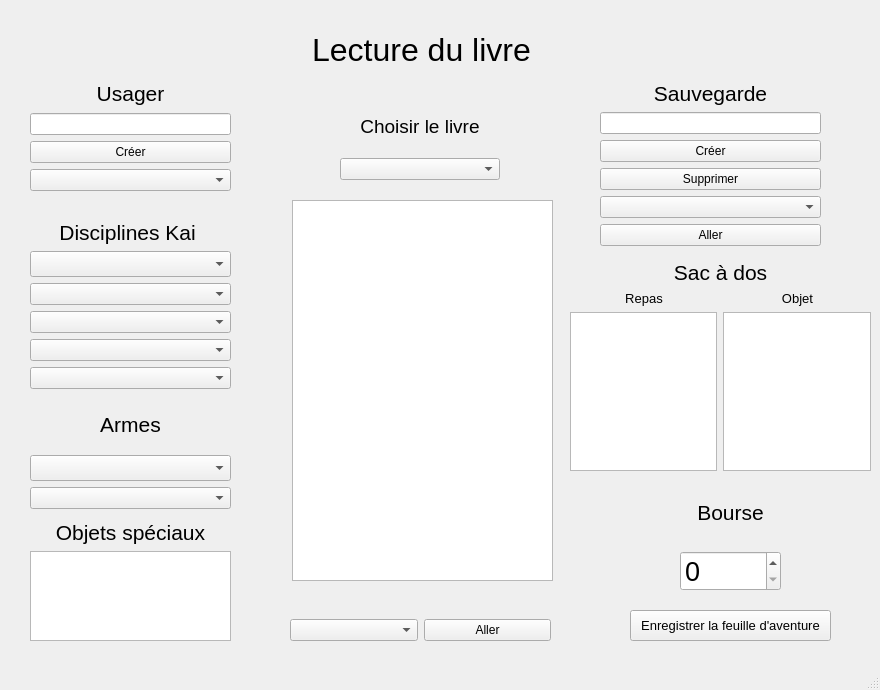
<?xml version="1.0" encoding="UTF-8"?>
<ui version="4.0">
 <class>MainWindow</class>
 <widget class="QMainWindow" name="MainWindow">
  <property name="geometry">
   <rect>
    <x>0</x>
    <y>0</y>
    <width>880</width>
    <height>690</height>
   </rect>
  </property>
  <property name="windowTitle">
   <string>MainWindow</string>
  </property>
  <widget class="QWidget" name="centralwidget">
   <widget class="QWidget" name="verticalLayoutWidget">
    <property name="geometry">
     <rect>
      <x>310</x>
      <y>10</y>
      <width>223</width>
      <height>80</height>
     </rect>
    </property>
    <layout class="QVBoxLayout" name="verticalLayout">
     <item>
      <widget class="QLabel" name="titre_principale">
       <property name="font">
        <font>
         <pointsize>24</pointsize>
        </font>
       </property>
       <property name="text">
        <string>Lecture du livre</string>
       </property>
       <property name="alignment">
        <set>Qt::AlignCenter</set>
       </property>
      </widget>
     </item>
    </layout>
   </widget>
   <widget class="QWidget" name="verticalLayoutWidget_2">
    <property name="geometry">
     <rect>
      <x>292</x>
      <y>200</y>
      <width>261</width>
      <height>381</height>
     </rect>
    </property>
    <layout class="QVBoxLayout" name="verticalLayout_2">
     <item>
      <widget class="QTextBrowser" name="contenu_texte"/>
     </item>
    </layout>
   </widget>
   <widget class="QWidget" name="verticalLayoutWidget_3">
    <property name="geometry">
     <rect>
      <x>30</x>
      <y>220</y>
      <width>201</width>
      <height>169</height>
     </rect>
    </property>
    <layout class="QVBoxLayout" name="verticalLayout_3">
     <item>
      <widget class="QLabel" name="discipline">
       <property name="font">
        <font>
         <pointsize>16</pointsize>
        </font>
       </property>
       <property name="text">
        <string>Disciplines Kai </string>
       </property>
       <property name="alignment">
        <set>Qt::AlignCenter</set>
       </property>
      </widget>
     </item>
     <item>
      <widget class="QComboBox" name="liste_descipline_1">
       <property name="font">
        <font>
         <pointsize>11</pointsize>
        </font>
       </property>
      </widget>
     </item>
     <item>
      <widget class="QComboBox" name="liste_descipline_2"/>
     </item>
     <item>
      <widget class="QComboBox" name="liste_descipline_3"/>
     </item>
     <item>
      <widget class="QComboBox" name="liste_descipline_4"/>
     </item>
     <item>
      <widget class="QComboBox" name="liste_descipline_5"/>
     </item>
    </layout>
   </widget>
   <widget class="QWidget" name="verticalLayoutWidget_4">
    <property name="geometry">
     <rect>
      <x>30</x>
      <y>400</y>
      <width>201</width>
      <height>109</height>
     </rect>
    </property>
    <layout class="QVBoxLayout" name="verticalLayout_4">
     <item>
      <widget class="QLabel" name="armes">
       <property name="font">
        <font>
         <pointsize>16</pointsize>
        </font>
       </property>
       <property name="text">
        <string>Armes</string>
       </property>
       <property name="alignment">
        <set>Qt::AlignCenter</set>
       </property>
      </widget>
     </item>
     <item>
      <widget class="QComboBox" name="liste_arme_1">
       <property name="font">
        <font>
         <pointsize>11</pointsize>
        </font>
       </property>
      </widget>
     </item>
     <item>
      <widget class="QComboBox" name="liste_arme_2"/>
     </item>
    </layout>
   </widget>
   <widget class="QWidget" name="verticalLayoutWidget_5">
    <property name="geometry">
     <rect>
      <x>570</x>
      <y>260</y>
      <width>301</width>
      <height>211</height>
     </rect>
    </property>
    <layout class="QVBoxLayout" name="verticalLayout_5">
     <item>
      <widget class="QLabel" name="label_3">
       <property name="font">
        <font>
         <pointsize>16</pointsize>
        </font>
       </property>
       <property name="text">
        <string>Sac à dos</string>
       </property>
       <property name="alignment">
        <set>Qt::AlignCenter</set>
       </property>
      </widget>
     </item>
     <item>
      <layout class="QHBoxLayout" name="horizontalLayout_2">
       <item>
        <widget class="QLabel" name="label_repas">
         <property name="font">
          <font>
           <pointsize>10</pointsize>
          </font>
         </property>
         <property name="text">
          <string>Repas</string>
         </property>
         <property name="alignment">
          <set>Qt::AlignCenter</set>
         </property>
        </widget>
       </item>
       <item>
        <widget class="QLabel" name="label_objet">
         <property name="font">
          <font>
           <pointsize>10</pointsize>
          </font>
         </property>
         <property name="text">
          <string>Objet</string>
         </property>
         <property name="alignment">
          <set>Qt::AlignCenter</set>
         </property>
        </widget>
       </item>
      </layout>
     </item>
     <item>
      <layout class="QHBoxLayout" name="horizontalLayout_3">
       <item>
        <widget class="QTextEdit" name="contenu_objet"/>
       </item>
       <item>
        <widget class="QTextEdit" name="contenu_repas"/>
       </item>
      </layout>
     </item>
    </layout>
   </widget>
   <widget class="QWidget" name="verticalLayoutWidget_6">
    <property name="geometry">
     <rect>
      <x>30</x>
      <y>520</y>
      <width>201</width>
      <height>121</height>
     </rect>
    </property>
    <layout class="QVBoxLayout" name="verticalLayout_6">
     <item>
      <widget class="QLabel" name="objet_speciaux">
       <property name="font">
        <font>
         <pointsize>16</pointsize>
        </font>
       </property>
       <property name="text">
        <string>Objets spéciaux</string>
       </property>
       <property name="alignment">
        <set>Qt::AlignCenter</set>
       </property>
      </widget>
     </item>
     <item>
      <widget class="QTextEdit" name="contenu_objet_speciaux"/>
     </item>
    </layout>
   </widget>
   <widget class="QWidget" name="verticalLayoutWidget_7">
    <property name="geometry">
     <rect>
      <x>30</x>
      <y>80</y>
      <width>201</width>
      <height>111</height>
     </rect>
    </property>
    <layout class="QVBoxLayout" name="verticalLayout_7">
     <item>
      <widget class="QLabel" name="usager">
       <property name="font">
        <font>
         <pointsize>16</pointsize>
        </font>
       </property>
       <property name="text">
        <string>Usager</string>
       </property>
       <property name="alignment">
        <set>Qt::AlignCenter</set>
       </property>
      </widget>
     </item>
     <item>
      <widget class="QLineEdit" name="input_usager"/>
     </item>
     <item>
      <widget class="QPushButton" name="btn_creation_usager">
       <property name="text">
        <string>Créer</string>
       </property>
      </widget>
     </item>
     <item>
      <widget class="QComboBox" name="liste_utilisateur"/>
     </item>
    </layout>
   </widget>
   <widget class="QWidget" name="verticalLayoutWidget_8">
    <property name="geometry">
     <rect>
      <x>680</x>
      <y>480</y>
      <width>101</width>
      <height>111</height>
     </rect>
    </property>
    <layout class="QVBoxLayout" name="verticalLayout_8">
     <item>
      <widget class="QLabel" name="Bourse">
       <property name="font">
        <font>
         <pointsize>16</pointsize>
        </font>
       </property>
       <property name="text">
        <string>Bourse</string>
       </property>
       <property name="alignment">
        <set>Qt::AlignCenter</set>
       </property>
      </widget>
     </item>
     <item>
      <widget class="QSpinBox" name="spinBox_bourse">
       <property name="maximumSize">
        <size>
         <width>16777215</width>
         <height>16777215</height>
        </size>
       </property>
       <property name="font">
        <font>
         <pointsize>20</pointsize>
        </font>
       </property>
       <property name="maximum">
        <number>99</number>
       </property>
      </widget>
     </item>
    </layout>
   </widget>
   <widget class="QWidget" name="horizontalLayoutWidget">
    <property name="geometry">
     <rect>
      <x>290</x>
      <y>590</y>
      <width>261</width>
      <height>80</height>
     </rect>
    </property>
    <layout class="QHBoxLayout" name="horizontalLayout">
     <item>
      <widget class="QComboBox" name="liste_chapitres"/>
     </item>
     <item>
      <widget class="QPushButton" name="btn_execution_chapitre">
       <property name="text">
        <string>Aller</string>
       </property>
      </widget>
     </item>
    </layout>
   </widget>
   <widget class="QWidget" name="verticalLayoutWidget_11">
    <property name="geometry">
     <rect>
      <x>600</x>
      <y>80</y>
      <width>221</width>
      <height>166</height>
     </rect>
    </property>
    <layout class="QVBoxLayout" name="verticalLayout_11">
     <item>
      <widget class="QLabel" name="sauvegarde">
       <property name="font">
        <font>
         <pointsize>16</pointsize>
        </font>
       </property>
       <property name="text">
        <string>Sauvegarde</string>
       </property>
       <property name="alignment">
        <set>Qt::AlignCenter</set>
       </property>
      </widget>
     </item>
     <item>
      <widget class="QLineEdit" name="input_sauvegarde"/>
     </item>
     <item>
      <widget class="QPushButton" name="btn_creation_sauvegarde">
       <property name="text">
        <string>Créer</string>
       </property>
      </widget>
     </item>
     <item>
      <widget class="QPushButton" name="btn_supprimer_sauvegarde">
       <property name="text">
        <string>Supprimer</string>
       </property>
      </widget>
     </item>
     <item>
      <widget class="QComboBox" name="liste_sauvegarde"/>
     </item>
     <item>
      <widget class="QPushButton" name="btn_afficher_sauvegarde">
       <property name="text">
        <string>Aller</string>
       </property>
      </widget>
     </item>
    </layout>
   </widget>
   <widget class="QPushButton" name="btn_feuille_aventure">
    <property name="geometry">
     <rect>
      <x>630</x>
      <y>610</y>
      <width>201</width>
      <height>31</height>
     </rect>
    </property>
    <property name="font">
     <font>
      <pointsize>10</pointsize>
     </font>
    </property>
    <property name="text">
     <string>Enregistrer la feuille d'aventure</string>
    </property>
   </widget>
   <widget class="QWidget" name="verticalLayoutWidget_9">
    <property name="geometry">
     <rect>
      <x>340</x>
      <y>100</y>
      <width>160</width>
      <height>80</height>
     </rect>
    </property>
    <layout class="QVBoxLayout" name="verticalLayout_9">
     <item>
      <widget class="QLabel" name="choix_livre">
       <property name="font">
        <font>
         <family>Arial</family>
         <pointsize>14</pointsize>
         <weight>50</weight>
         <bold>false</bold>
        </font>
       </property>
       <property name="text">
        <string>Choisir le livre</string>
       </property>
       <property name="alignment">
        <set>Qt::AlignCenter</set>
       </property>
      </widget>
     </item>
     <item>
      <widget class="QComboBox" name="comboBox"/>
     </item>
    </layout>
   </widget>
  </widget>
  <widget class="QStatusBar" name="statusbar"/>
 </widget>
 <resources/>
 <connections/>
</ui>
